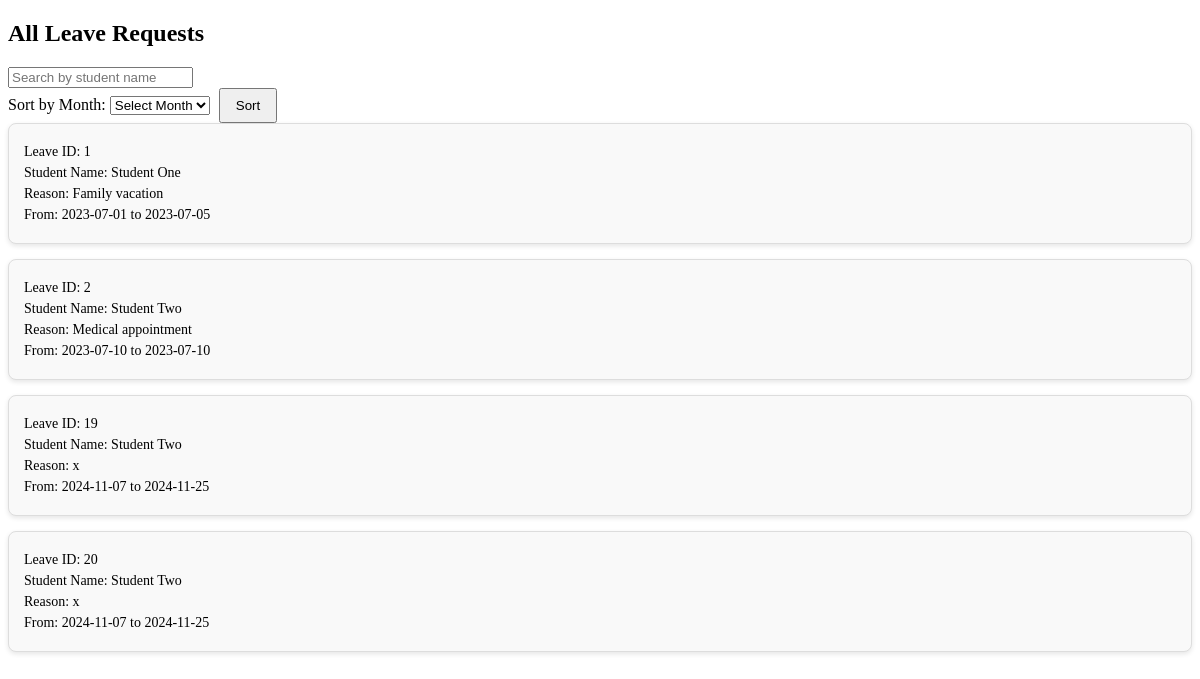
The app's page /manager/all-leave-requests.php, older data.
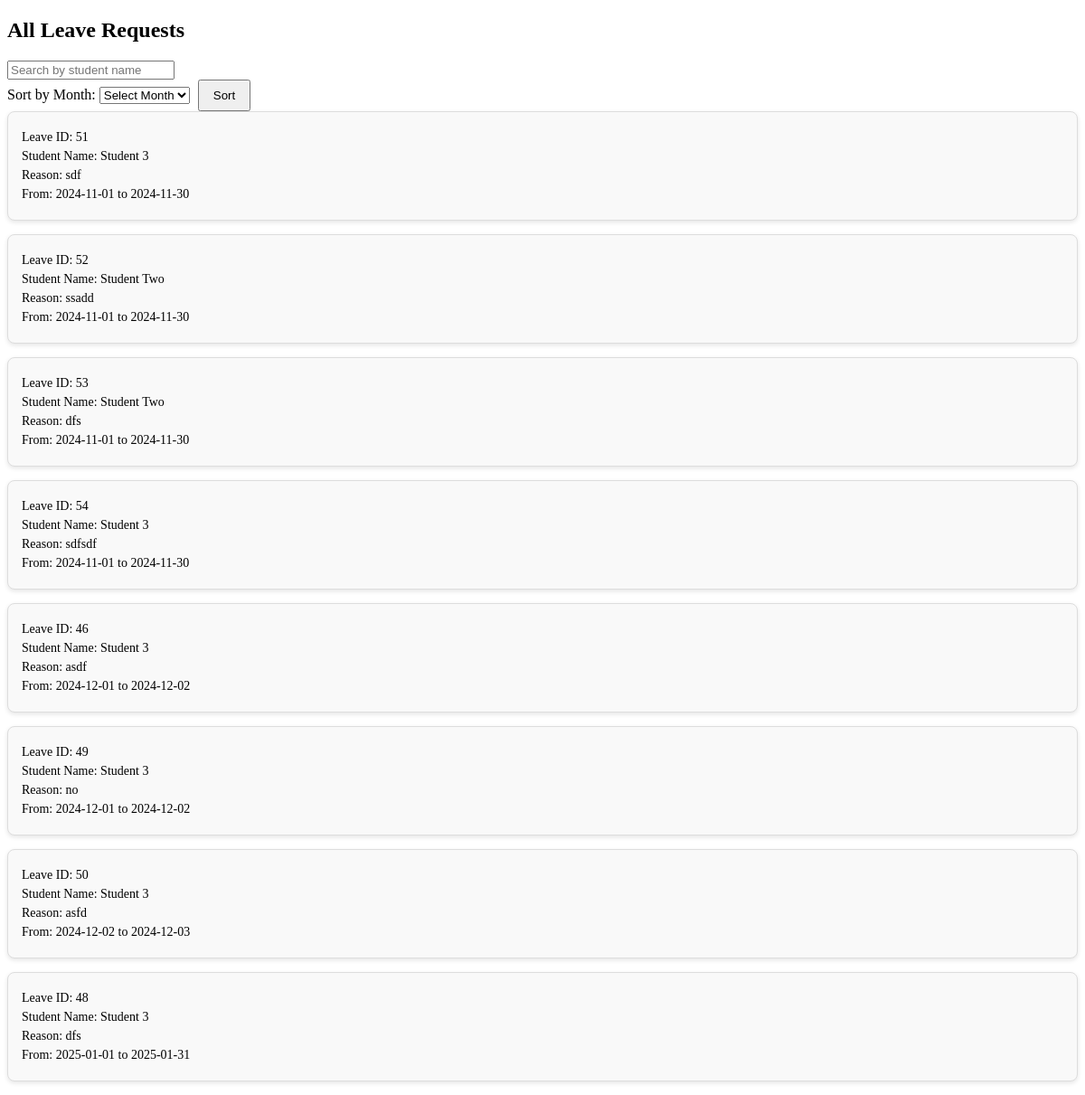
The same page, newer data.
### tables this page shows
CREATE TABLE `leaves` (
  `leave_id` int(11) NOT NULL,
  `student_id` int(11) NOT NULL,
  `reason` text DEFAULT NULL,
  `fromDate` date DEFAULT NULL,
  `toDate` date DEFAULT NULL,
  `status` enum('pending','approved','rejected') DEFAULT 'pending',
  `response_reason` text DEFAULT NULL,
  `document_path` varchar(255) DEFAULT NULL,
  `supportive_document_path` varchar(255) DEFAULT NULL,
  `leave_type` varchar(255) NOT NULL,
  `created_at` timestamp NOT NULL DEFAULT current_timestamp()
);

CREATE TABLE `students` (
  `student_id` int(11) NOT NULL,
  `parent_id` int(11) DEFAULT NULL,
  `student_name` varchar(100) NOT NULL,
  `class` varchar(50) DEFAULT NULL,
  `package_id` int(11) DEFAULT NULL,
  `total_fees` decimal(10,2) DEFAULT NULL,
  `fees_paid` decimal(10,2) DEFAULT NULL,
  `created_at` timestamp NOT NULL DEFAULT current_timestamp()
);

### manager/all-leave-requests.php (the view, shortened to what this page needs)
<?php
$servername = "localhost";
$username = "root";
$password = "";
$dbname = "mathologydb";
$conn = new mysqli($servername, $username, $password, $dbname);
$sql = "SELECT leaves.leave_id, students.student_name AS student_name, leaves.reason, leaves.fromDate as start_date, leaves.toDate as end_date
        FROM leaves
        JOIN students ON leaves.student_id = students.student_id";
$sql .= " ORDER BY leaves.fromDate";
$stmt = $conn->prepare($sql);
$stmt->execute();
$result = $stmt->get_result();
?>
<!DOCTYPE html>
<html lang="en">
<head>
    <link rel="stylesheet" href="../assets/css/all-leave-request.css">
</head>
<body>
    <h2>All Leave Requests</h2>
    <form action="all-leave-requests.php" method="GET">
        <input type="text" name="search" id="search" placeholder="Search by student name" value="<?php echo htmlspecialchars($_GET['search'] ?? '', ENT_QUOTES, 'UTF-8'); ?>">
    </form>
    <form action="all-leave-requests.php" method="GET">
        <label for="sort">Sort by Month:</label>
        <select name="sort" id="sort">
            <option value="">Select Month</option>
        </select>
        <button type="submit">Sort</button>
    </form>
    <div id="latest-leave-requests">
        <?php while ($leave = $result->fetch_assoc()): ?>
            <div class="leave-request">
                <p>Leave ID: <?php echo htmlspecialchars($leave['leave_id'], ENT_QUOTES, 'UTF-8'); ?></p>
                <p>Student Name: <?php echo htmlspecialchars($leave['student_name'], ENT_QUOTES, 'UTF-8'); ?></p>
                <p>Reason: <?php echo htmlspecialchars($leave['reason'], ENT_QUOTES, 'UTF-8'); ?></p>
                <p>From: <?php echo htmlspecialchars($leave['start_date'], ENT_QUOTES, 'UTF-8'); ?> to
                        <?php echo htmlspecialchars($leave['end_date'], ENT_QUOTES, 'UTF-8'); ?></p>
            </div>
        <?php endwhile; ?>
    </div>
</body>
</html>

### assets/css/all-leave-request.css (style rules this page uses)
.leave-request { background-color: #f9f9f9; border: 1px solid #ddd; padding: 15px; border-radius: 8px; box-shadow: 0 2px 5px rgba(0, 0, 0, 0.1); margin-bottom: 15px; }
.leave-request p { font-size: 14px; margin: 5px 0; }
button { padding: 8px 15px; margin-left: 5px; cursor: pointer; }

Row changes from the older to the newer data that the page shows:
removed leaves: leave_id "1", student.student_name "Student One", reason "Family vacation", fromDate "2023-07-01", toDate "2023-07-05"
removed leaves: leave_id "2", student.student_name "Student Two", reason "Medical appointment", fromDate "2023-07-10", toDate "2023-07-10"
removed leaves: leave_id "19", student.student_name "Student Two", reason "x", fromDate "2024-11-07", toDate "2024-11-25"
removed leaves: leave_id "20", student.student_name "Student Two", reason "x", fromDate "2024-11-07", toDate "2024-11-25"
added leaves: leave_id "51", student.student_name "Student 3", reason "sdf", fromDate "2024-11-01", toDate "2024-11-30"
added leaves: leave_id "52", student.student_name "Student Two", reason "ssadd", fromDate "2024-11-01", toDate "2024-11-30"
added leaves: leave_id "53", student.student_name "Student Two", reason "dfs", fromDate "2024-11-01", toDate "2024-11-30"
added leaves: leave_id "54", student.student_name "Student 3", reason "sdfsdf", fromDate "2024-11-01", toDate "2024-11-30"
added leaves: leave_id "46", student.student_name "Student 3", reason "asdf", fromDate "2024-12-01", toDate "2024-12-02"
added leaves: leave_id "49", student.student_name "Student 3", reason "no", fromDate "2024-12-01", toDate "2024-12-02"
added leaves: leave_id "50", student.student_name "Student 3", reason "asfd", fromDate "2024-12-02", toDate "2024-12-03"
added leaves: leave_id "48", student.student_name "Student 3", reason "dfs", fromDate "2025-01-01", toDate "2025-01-31"
